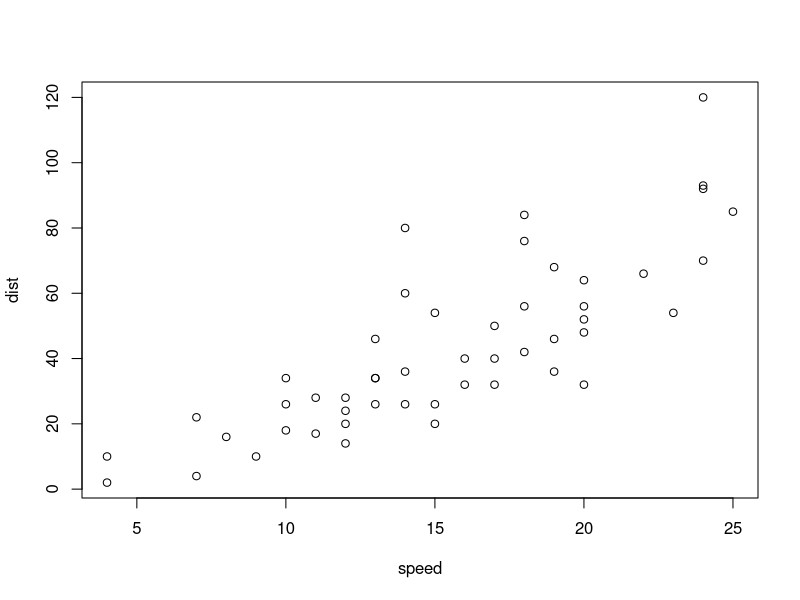
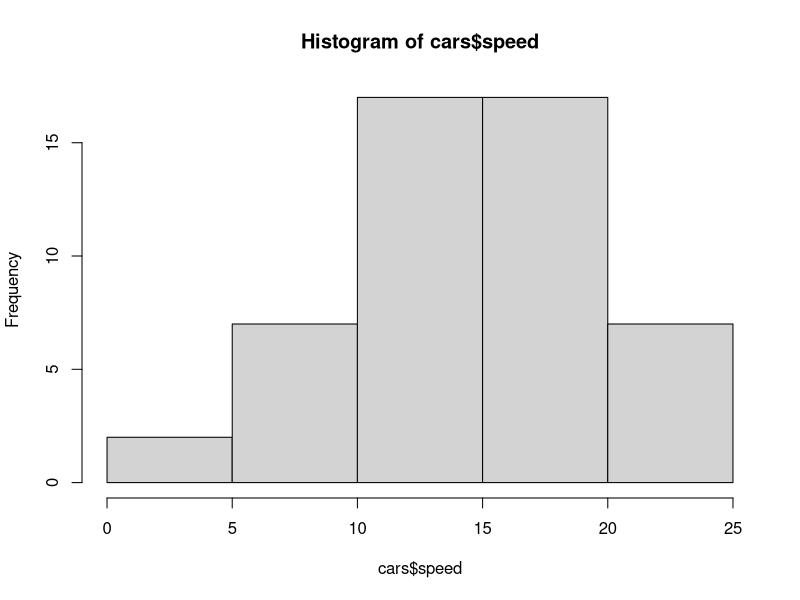
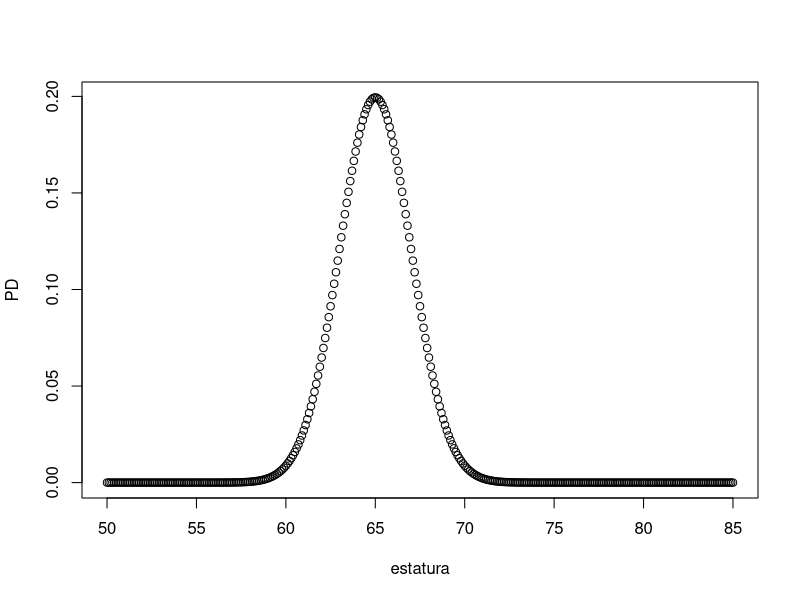
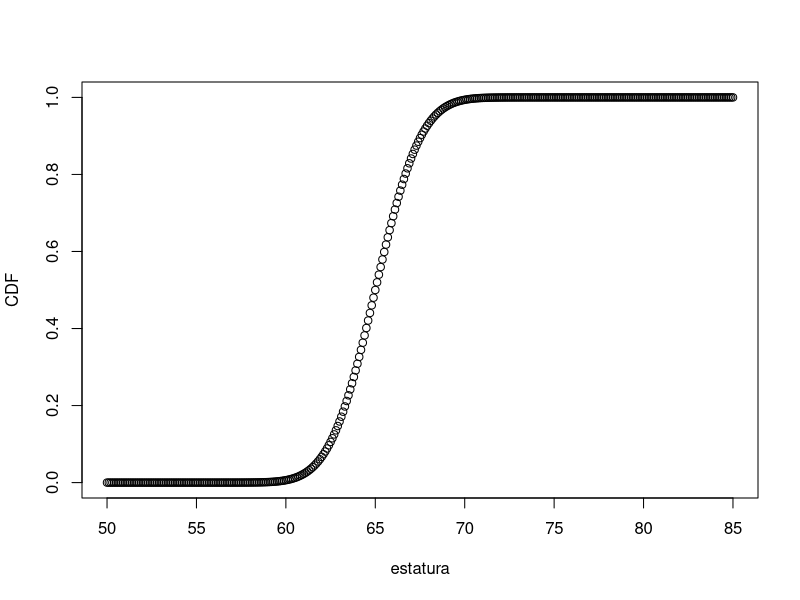
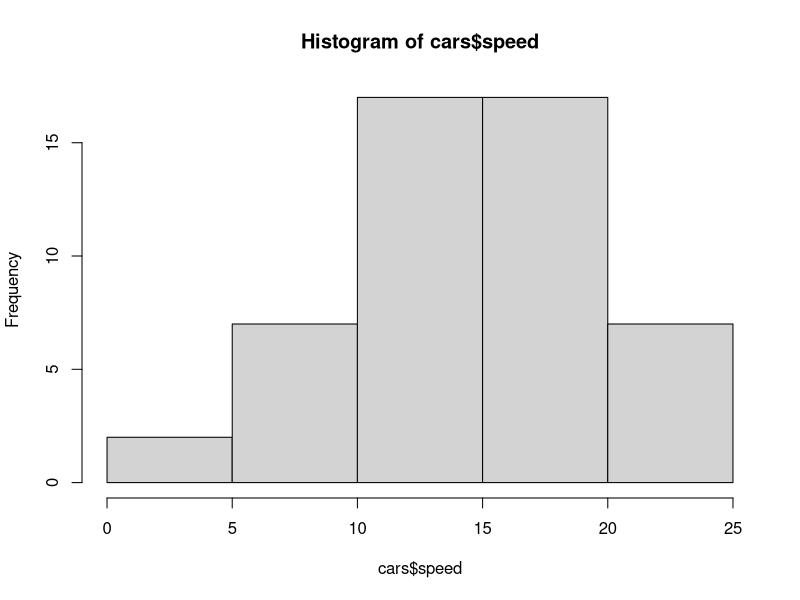
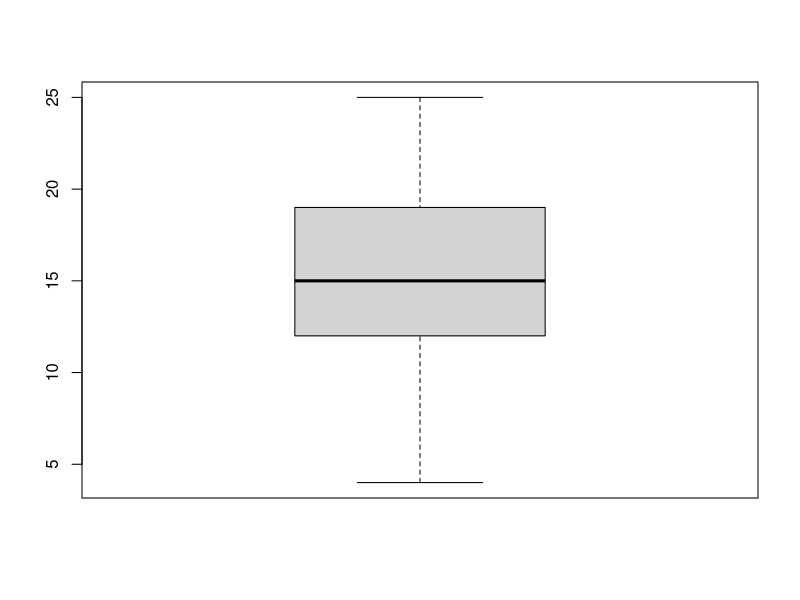
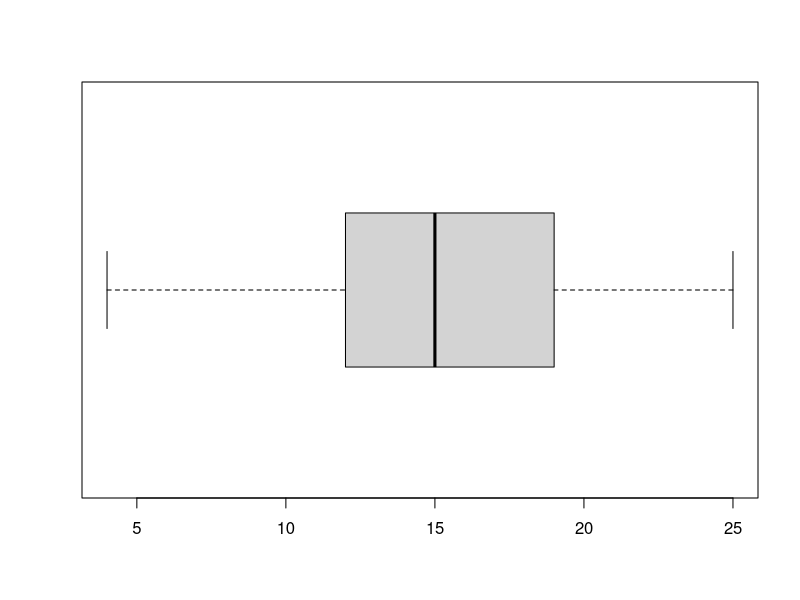
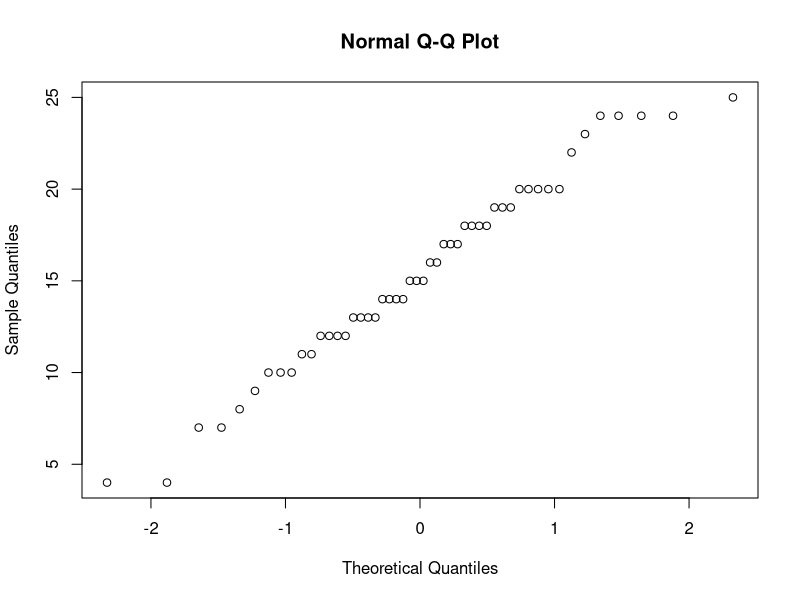

Reproduce these figures in R, in order. (Note: this script raises an error after producing the figures.)
## ---- chunk 1
cars
plot(cars)
## ---- chunk 2
dim(cars)

min(cars$speed) 
min(cars$dist) 

max(cars$speed) 
max(cars$dist) 

mean(cars$speed)
mean(cars$dist)

#median()
#sd()
## ---- chunk 3
moda <- function(x) {
  ux <- unique(x)
  ux[which.max(tabulate(match(x, ux)))]
}

sort(cars$speed)
moda(cars$speed)

table(cars$speed)

hist(cars$speed)
## ---- chunk 4
library(modeest)
mfv(cars$speed)
## ---- chunk 5
summary(cars)

library(psych)
describe(cars)
describeData(cars,head=4,tail=4) 
## ---- chunk 6
estatura <- seq(50, 85, by = 0.1)
PD <- dnorm(x = estatura, mean = 65, sd = 2)
plot(estatura, PD)

CDF <- pnorm(q = estatura, 65, 2)
plot(estatura, CDF)
## ---- chunk 7
pnorm (q = 65, mean = 65, sd = 2)
## ---- chunk 8
range(cars$speed)
quantile(cars$speed)
quantile(cars$speed, prob = seq(0, 1, length = 11)) #deciles

IQR(cars$speed)  # rango intercuartil (diferencia entre el 1er y 3er cuartil)
hist(cars$speed)
## ---- chunk 9
boxplot(cars$speed)
boxplot(cars$speed, horizontal = T)
## ---- chunk 10
qqnorm(cars$speed)
## ---- chunk 11
qqnorm(cars$speed, 
	main= "Mi primer qq-plot de Cars_Speed", las=par("las"),  
	col= "black", lwd = 6, pch = 16)

hist(cars$speed)
## ---- chunk 12
sd(cars$speed)

var(cars$speed)
## ---- chunk 13
library("fitdistrplus")

data("groundbeef", package = "fitdistrplus")
str(groundbeef)
## ---- chunk 14
plotdist(groundbeef$serving, histo = TRUE, demp = TRUE)
## ---- chunk 15
#la asimetría (momento de 3er orden). Hay qye crear la función:
asimetria=function(x) {
    m3=mean((x-mean(x))^3)
    skew=m3/(sd(x)^3)
    skew}
  
asimetria(cars$speed)

#la curtosis, Aquí también hay que crear la función
kurtosis=function(x) {
  m4=mean((x-mean(x))^4) 
  kurt=m4/(sd(x)^4)-3  
  kurt}
  
kurtosis(cars$speed)
## ---- chunk 16
descdist(groundbeef$serving, boot = 1000)
## ---- chunk 17
fweibull <- fitdist(groundbeef$serving, "weibull")
summary(fweibull)

fgamma <- fitdist(groundbeef$serving, "gamma")
summary(fgamma)

flognormal <- fitdist(groundbeef$serving, "lnorm")
summary(flognormal)

par(mfrow = c(2, 2))
plot.legend <- c("Weibull", "lognormal", "gamma")
denscomp(list(fweibull, flognormal, fgamma), legendtext = plot.legend)
qqcomp(list(fweibull, flognormal, fgamma), legendtext = plot.legend)
cdfcomp(list(fweibull, flognormal, fgamma), legendtext = plot.legend)
ppcomp(list(fweibull, flognormal, fgamma), legendtext = plot.legend)
## ---- chunk 18
shapiro.test(iris$Sepal.Length)
hist(ris$Sepal.Length)

# Hazlo con Petal.Lenght

qqplot(iris$Sepal.Length, iris$Species)
qqplot(iris$Sepal.Length, iris$Species)

## ---- chunk 19
ks.test(mtcars$mpg, mtcars$vs)

# realiza las gráficas que consideres muestran los resultados obtenidos
## ---- chunk 20
library(e1071)

var.test(iris$Sepal.Length, iris$Petal.Length)

#para más de dos grupos
bartlett.test(iris$Sepal.Length ~ iris$Species)

#para dos muestras
library(car)
leveneTest(iris$Sepal.Length ~ iris$Species)

# Favor de hacer las gráficas que ilustran sus resultados
